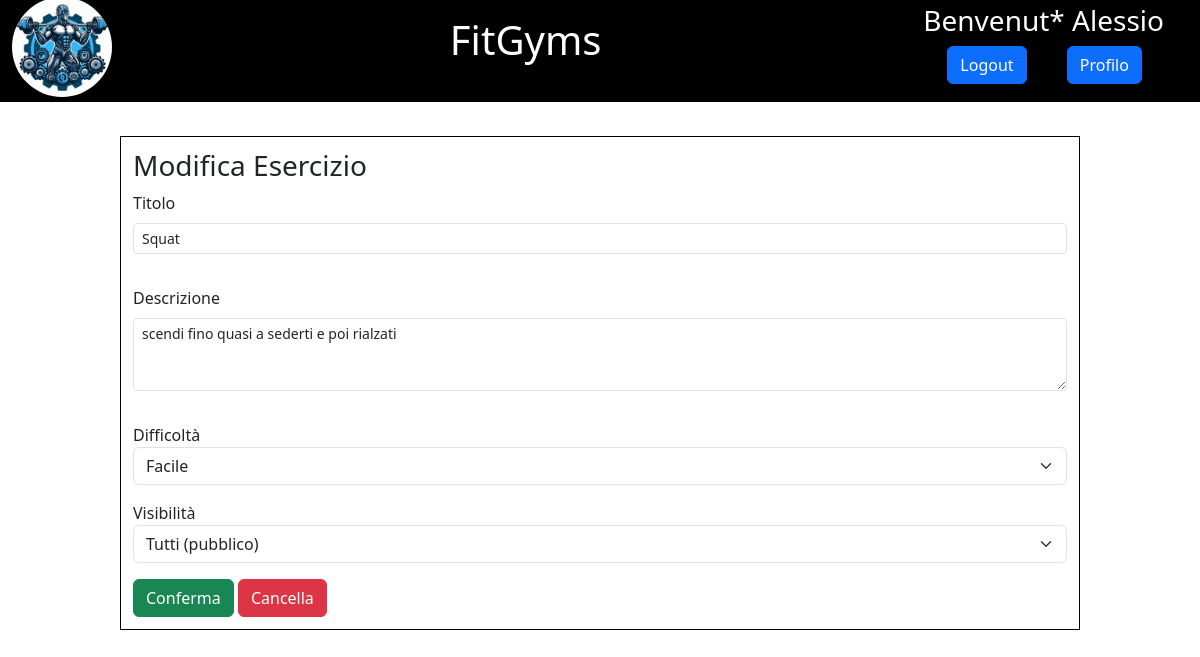
/modifica_esercizio1-00 (signed in), run on the app's committed database.
### tables this page shows
CREATE TABLE UTENTE(
    EMAIL VARCHAR(40),
    PASSWORD VARCHAR(100) NOT NULL,
    NOME VARCHAR(40) NOT NULL,
    COGNOME VARCHAR(40) NOT NULL,
    RUOLO INTEGER CHECK(RUOLO == 0 OR RUOLO == 1),

    PRIMARY KEY(EMAIL)
);

CREATE TABLE "ALLENAMENTI"
(
    ID      INTEGER
        primary key,
    EMAIL   VARCHAR(40)
        references UTENTE,
    TITOLO  VARCHAR(100)      not null,
    DESC    VARCHAR(200)      not null,
    LIVELLO INTEGER           not null,
    TIPO    INTEGER default 0 not null,
    DATA    VARCHAR(15)       not null,
    check (LIVELLO >= 0 AND LIVELLO <= 2),
    check (TIPO == 0 OR TIPO == 1)
);

### app.py (the view)
@app.route("/modifica_esercizio<string:data>")
@login_required
def modifica_esercizio(data):
    try:
        dati = interazioniBD.get_singolo_esercizio(int(data.split('-')[0].strip()), BASEDATI)
        errore = data.split('-')[1].strip()
    except Exception:
        return redirect(url_for('profilo_allenatore', errore='00'))
    if dati and current_user.is_authenticated and current_user.RUOLO and current_user.id == dati['EMAIL']:
        return render_template('modifica_esercizio.html', utente=current_user,
                           esercizio=dati, errore=errore)
    else:
        return redirect(url_for('profilo_allenatore', errore='00'))

### app.py (called while the page is built)
@login_manager.user_loader
def load_user(user_id):
    db_user = interazioniBD.get_dati_utente(user_id, BASEDATI)
    user = User(email=db_user['EMAIL'], nome=db_user['NOME'], password=db_user['PASSWORD'], ruolo=db_user['RUOLO'],
                cognome=db_user['COGNOME'])
    return user

### interazioniBD.py (called while the page is built)
def get_dati_utente(email, PERCORSO):
    if email != ANONIMO_EMAIL:
        conn = sqlite3.connect(PERCORSO)
        c = conn.cursor()
        query = "SELECT * FROM UTENTE WHERE EMAIL = ?"
        try:
            c.execute(query, (email, ))
            row = c.fetchone()
            row = list(row)
            dati = {
                'EMAIL': row[0],
                'PASSWORD': row[1],
                'NOME': row[2],
                'COGNOME': row[3],
                'RUOLO': row[4]
            }
        except Exception:
            dati = False
        c.close()
        conn.close()
    else:
        dati = {
            'EMAIL': ANONIMO_EMAIL,
            'NOME': "Utente",
            "COGNOME": "anonimo"
        }
    return dati

def get_singolo_esercizio(val, percorso):
    conn = sqlite3.connect(percorso)
    cursor = conn.cursor()
    query = "SELECT * FROM ALLENAMENTI WHERE ID=?"
    try:
        cursor.execute(query, (val,))
        row = list(cursor.fetchone())
        dati = {
                "ID": int(row[0]),
                "EMAIL": row[1],
                "TITOLO": row[2],
                "DESC": row[3],
                "DIFF": int(row[4]),
                "VIS": int(row[5]),
                "DATA": row[6]
            }
    except Exception:
        dati = False
    cursor.close()
    conn.close()
    return dati

### templates/modifica_esercizio.html (shortened to what this page needs)
{% extends "header_nav.html" %}
{% block head %}
    <link rel="stylesheet" type="text/css" href="{{ url_for('static', filename='cssFiles/modifica_esercizio.css') }}" />
{% endblock %}
{% block content %}
<div id="pagina">
  <main class="form-holder">
    <form action="{{ url_for('modifica_esercizio_success', val=esercizio['ID']) }}" method="POST" id="modifica_esercizio_success" enctype="multipart/form-data">
      <h3>Modifica Esercizio</h3>
      <section class="form-area border-0">
        <div class="input-group has-validation mb-3">
          <div class="form-floating {% if errore == '10' or errore == '11' %}is-invalid{% endif %}">
            <div class="mb-3">
              <label for="TITOLO" class="form-label">Titolo</label>
              <input class="form-control form-control-sm {% if errore == '10' or errore== '11' %}is-invalid{% endif %}"
                     type="text" id="TITOLO" name="TITOLO" minlength="5" maxlength="50"
                     placeholder="Sollevamento pesi" value="{{esercizio['TITOLO']}}"
                     required pattern="[0-9a-zA-Z _]{5,50}"/>
            </div>
          </div>
        </div>
        <div class="input-group has-validation mb-3">
          <div class="form-floating {% if errore== '01' or errore == '11' %}is-invalid{% endif %}">
            <div class="mb-3">
              <label for="DESC" class="form-label">Descrizione</label>
              <textarea rows="3" class="form-control form-control-sm {% if errore == '11' or errore == '01' %}is-invalid{% endif %}" type="text"
                     id="DESC" name="DESC" placeholder="Alza i pesi al petto" minlength="8" maxlength="200"
                     required>{{esercizio['DESC']}}</textarea>
            </div>
          </div>
        </div>
        <div class="mb-3">
          <label for="DIFF">Difficolt&agrave; </label>
          <select class="form-select" id="DIFF" name="DIFF" aria-label="Floating label select">
            <option value="0" {% if esercizio['DIFF'] == 0 %} selected {% endif %}>Facile</option>
          </select>
        </div>
        <div class="mb-3">
          <label for="VIS">Visibilit&agrave; </label>
          <select class="form-select" id="VIS" name="VIS" aria-label="Floating label select">
            <option value="1"{% if esercizio['VIS'] == 1 %} selected {% endif %}>Tutti (pubblico)</option>
          </select>
        </div>
      </section>
      <article class="form-footer">
        <button type="submit" class="btn submit form-buttons btn-success">Conferma</button>
        <button type="reset" class="btn reset form-buttons btn-danger">Cancella</button>
      </article>
    </form>
  </main>
</div>
{% endblock %}

### templates/header_nav.html (shortened to what this page needs)
<!DOCTYPE html>
<html lang="it">
<head>
    <link rel="stylesheet" type="text/css" href="{{ url_for('static', filename='cssFiles/header_nav.css') }}" />
    <link href="https://cdn.jsdelivr.net/npm/bootstrap@5.3.2/dist/css/bootstrap.min.css"
    rel="stylesheet" />
    {% block head %}
    {% endblock %}
</head>
<body>
     <header>
         <nav class="navbar navbar-expand-lg bg-body-tertiary">
             <div class="container-fluid bar">
                 <a class="navbar-brand logo" href="{{url_for('home')}}">
                     <img id="site-logo" src="{{ url_for('static', filename='img/logo.jpeg') }}" alt="logo del sito FitGyms" />
                 </a>
                 <h1 class="title">FitGyms</h1>
                    {% if current_user.is_authenticated %}
                        <article class = "auth">
                            <h3 class="benvenuto">Benvenut* {{ utente['NOME'] }}</h3>
                            <a class="logout btn btn-primary " href="{{ url_for('logout') }}" role="button">Logout</a>
                            {% if utente.RUOLO %}
                                <a class="btn btn-primary logged" href="{{ url_for('profilo_allenatore', username=utente.ID, errore='00') }}" role="button">Profilo</a>
                            {% else %}
                                <a class="btn btn-primary logged" href="{{ url_for('profilo_cliente', username=utente.ID) }}" role="button">Profilo</a>
                            {% endif %}
                        </article>
                    {% else %}
                        <a id="not-logged" class="btn btn-primary" href="{{ url_for('login', errore=False) }}" role="button">Login</a>
                    {% endif %}
                </div>
            </nav>
    </header>
    <div>
        {% block content %}
        {% endblock %}
    </div>
    </body>
</html>

### static/cssFiles/header_nav.css (style rules this page uses)
.bar { z-index: 2; position: fixed; display: grid; grid-template-columns: 1fr 2fr 1fr 2fr; grid-template-rows:1fr; background-color: black; margin-top:3vw; }
#site-logo { border-radius: 50%; grid-column: 1; grid-row: 1; width:100px; height: auto; margin-top:3.5vw; }
header h1 { grid-column: 2; grid-row: 1; color: white; margin-top:3vw; }
.auth { grid-column: 3; grid-row: 1; margin-top:1vw; margin-right:2vw; }
.benvenuto { margin-top:2vw; color: white; }
.logout { grid-column: 3; grid-row: 1; margin-right:3vw; margin-left:2vw; }

### static/cssFiles/modifica_esercizio.css (style rules this page uses)
#pagina { display: grid; grid-template-columns: 1fr 8fr 1fr; grid-template-rows: 1fr; }
.form-holder { margin-top:10vw; grid-column: 2; grid-row: 1; border: 0.1vw black solid; }
form { margin:1vw; }

### data on the page
UTENTE: NOME "Alessio"
ALLENAMENTI: TITOLO "Squat", DESC "scendi fino quasi a sederti e poi rialzati"
